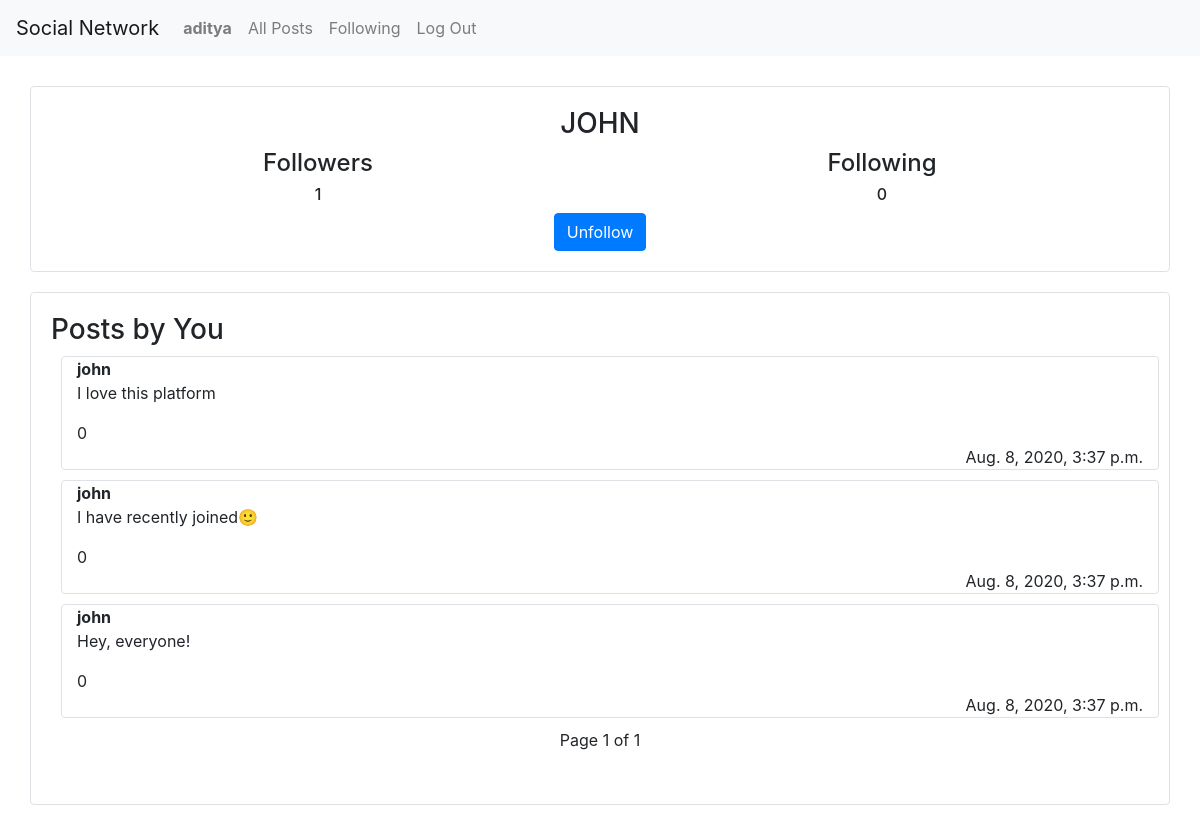
The page /profile/john (signed in) on the database its author committed.
### network/models.py (models this page shows, shortened)
class User(AbstractUser):
    pass

class Post(models.Model):
    content = models.CharField(max_length=500)
    pub_time = models.DateTimeField(auto_now=True)
    likes = models.IntegerField(default=0)
    publisher = models.ForeignKey(User, on_delete=models.CASCADE, related_name="posts")

### network/views.py (the view)
# urls.py: path("profile/<str:name>", views.profile, name="profile"),
def profile(request, name):
    curr_user = User.objects.filter(username=request.session['username']).first()
    user = User.objects.filter(username=name).first()
    followers = Follow.objects.filter(followee=user)
    follows = Follow.objects.filter(follower=user)
    follow_connection = Follow.objects.filter(follower=curr_user, followee=user).first()
    if follow_connection is None:
        following = False
    else:
        following = True
    posts = Post.objects.filter(publisher=user)
    posts = list(reversed(posts))
    paginator = Paginator(posts, 10)
    posts = paginator.get_page(1)
    return render(request, "network/profile_page.html", {"followers": followers, "followings": follows, "posts": posts, "curr_user": user, "following": following,})

### network/templates/network/profile_page.html (shortened to what this page needs)
{% extends "network/layout.html" %} {% load static %} {% block import %}
<link href="{% static 'network/profile.css' %}" rel="stylesheet"> {% endblock %} {% block body %}
<div class="container border rounded" id="profile-info">
    <h3 style="text-align: center;">{{ curr_user.username|upper }}</h3>
    <div class="row" style="text-align: center;">
        <div class="col-md-6">
            <h4>Followers</h4>
            <h6>{{ followers.count }}</h6>
        </div>
        <div class="col-md-6">
            <h4>Following</h4>
            <h6>{{ followings.count }}</h6>
        </div>
    </div>
    {% if user.username != curr_user.username %}
    <div style="text-align: center;">
        {% if following %}
        <a href="{% url 'unfollow' curr_user.username %}"><button class="btn btn-primary">Unfollow</button></a> {% else %}
        <a href="{% url 'follow' curr_user.username %}"><button class="btn btn-primary">Follow</button></a> {% endif %}
    </div>
    {% endif %}
</div>
<div class="container border rounded" id="user-posts">
    <h3>Posts by You</h3>
    <div>
        {% for post in posts %}
        <div class="container border rounded post" style="margin: 10px;">
            <b>{{ post.publisher.username }}</b><br>
            <p class="post-content">{{ post.content }}</p>
            <p style="margin: 0px;">{{ post.likes }}</p>
            <p style="text-align: right; margin: 0px;">{{ post.pub_time }}</p>
        </div>
        {% empty %}
        <h6 style="text-align: center;">No posts</h6>
        {% endfor %}
    </div>
    {% if posts is not None %}
    <div class="current">
        <p style="text-align: center;">Page {{ posts.number }} of {{ posts.paginator.num_pages }}</p>
    </div>
    {% endif %}
</div>
{% endblock %}

### network/templates/network/layout.html (shortened to what this page needs)
{% load static %}
<!DOCTYPE html>
<html lang="en">
<head>
    <link rel="stylesheet" href="https://stackpath.bootstrapcdn.com/bootstrap/4.4.1/css/bootstrap.min.css">
    <link href="{% static 'network/styles.css' %}" rel="stylesheet"> {% block import %}{% endblock %}
</head>
<body>
    <nav class="navbar navbar-expand-lg navbar-light bg-light">
        <a class="navbar-brand" href="{% url 'index' %}">Social Network</a>
        <div>
            <ul class="navbar-nav mr-auto">
                {% if user.is_authenticated %}
                <li class="nav-item">
                    <a class="nav-link" href="{% url 'profile' user.username %}"><strong>{{ user.username }}</strong></a>
                </li>
                <li class="nav-item">
                    <a class="nav-link" href="{% url 'index' %}">All Posts</a>
                </li>
                {% endif %} {% if user.is_authenticated %}
                <li class="nav-item">
                    <a class="nav-link" href="{% url 'following' %}">Following</a>
                </li>
                <li class="nav-item">
                    <a class="nav-link" href="{% url 'logout' %}">Log Out</a>
                </li>
                {% endif %}
            </ul>
        </div>
    </nav>
    <div class="body">
        {% block body %} {% endblock %}
    </div>
</body>
</html>

### network/static/network/profile.css (style rules this page uses)
#profile-info { padding: 20px; margin-top: 30px; margin-bottom: 20px; }
#user-posts { padding: 20px; margin-bottom: 20px; }

### rows shown on the page
User: username "aditya"
User: username "JOHN"
Post: publisher.username "john", content "I love this platform", likes "0", pub_time "Aug. 8, 2020, 3:37 p.m."
Post: publisher.username "john", content "I have recently joined🙂", likes "0", pub_time "Aug. 8, 2020, 3:37 p.m."
Post: publisher.username "john", content "Hey, everyone!", likes "0", pub_time "Aug. 8, 2020, 3:37 p.m."

### other values the page prints
{{ followers.count }} "1"
{{ followings.count }} "0"
{{ posts.number }} "1"
{{ posts.paginator.num_pages }} "1"
